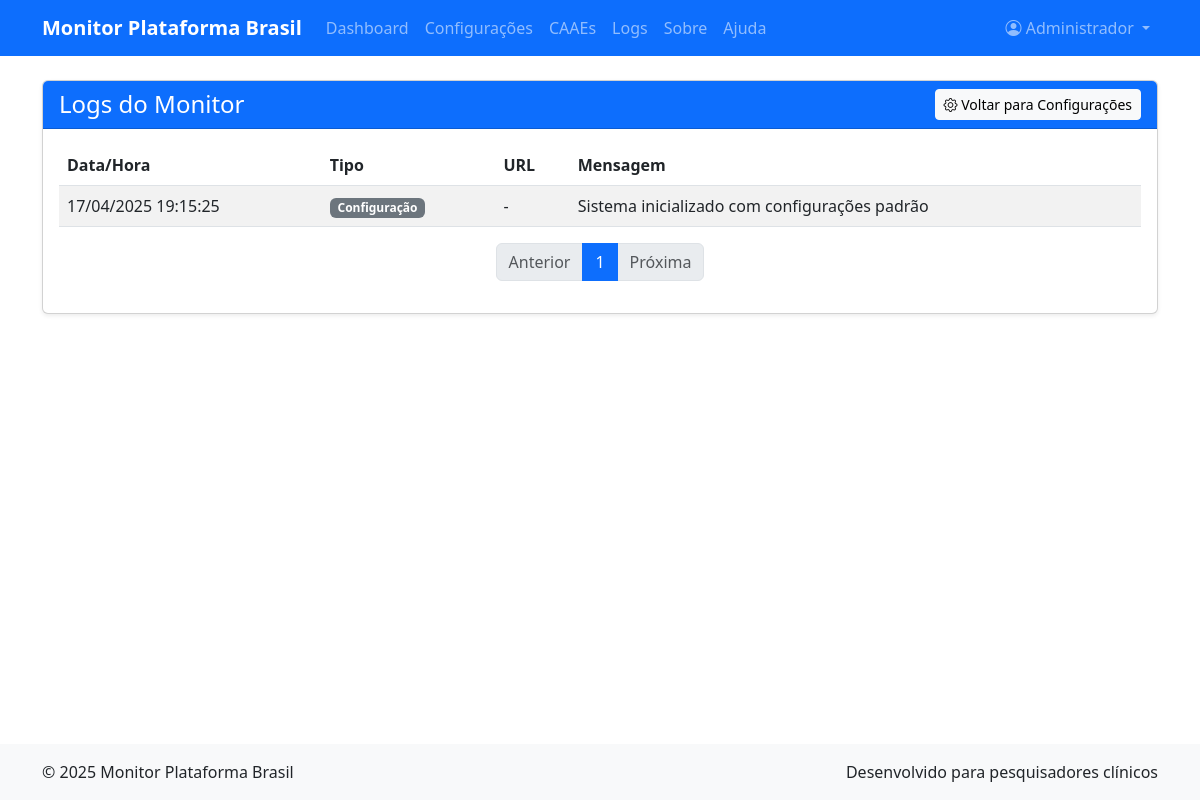
Page /monitor/logs (signed in) on the committed database.
### app/models.py (models this page shows, shortened)
class User(UserMixin, db.Model):
    id = db.Column(db.Integer, primary_key=True)
    name = db.Column(db.String(100), nullable=False)
    email = db.Column(db.String(100), unique=True, nullable=False)
    password_hash = db.Column(db.String(200), nullable=False)
    created_at = db.Column(db.DateTime, default=datetime.utcnow)

class MonitorLog(db.Model):
    id = db.Column(db.Integer, primary_key=True)
    url_id = db.Column(db.Integer, db.ForeignKey('monitor_url.id'), nullable=True)
    url = db.relationship('MonitorURL', backref='logs')
    tipo = db.Column(db.String(20), nullable=False)  # 'verificacao', 'atualizacao', 'erro'
    mensagem = db.Column(db.Text, nullable=True)
    timestamp = db.Column(db.DateTime, default=datetime.utcnow)

### app/monitor.py (the view)
@bp.route('/logs')
@login_required
def view_logs():
    page = request.args.get('page', 1, type=int)
    logs = MonitorLog.query.order_by(MonitorLog.timestamp.desc()).paginate(
        page=page, per_page=50, error_out=False)
    return render_template('monitor/logs.html', logs=logs, title='Logs do Monitor')

### templates/monitor/logs.html
{% extends "base.html" %}
{% block content %}
<div class="row">
    <div class="col-md-12">
        <div class="card mb-4">
            <div class="card-header bg-primary text-white d-flex justify-content-between align-items-center">
                <h4 class="mb-0">Logs do Monitor</h4>
                <a href="{{ url_for('monitor.index') }}" class="btn btn-light btn-sm">
                    <i class="bi bi-gear"></i> Voltar para Configurações
                </a>
            </div>
            <div class="card-body">
                {% if logs.items %}
                <div class="table-responsive">
                    <table class="table table-striped">
                        <thead>
                            <tr>
                                <th>Data/Hora</th>
                                <th>Tipo</th>
                                <th>URL</th>
                                <th>Mensagem</th>
                            </tr>
                        </thead>
                        <tbody>
                            {% for log in logs.items %}
                            <tr>
                                <td>{{ log.timestamp|formatdatetime }}</td>
                                <td>
                                    {% if log.tipo == 'verificacao' %}
                                    <span class="badge bg-info">Verificação</span>
                                    {% elif log.tipo == 'atualizacao' %}
                                    <span class="badge bg-success">Atualização</span>
                                    {% elif log.tipo == 'erro' %}
                                    <span class="badge bg-danger">Erro</span>
                                    {% elif log.tipo == 'email' %}
                                    <span class="badge bg-primary">Email</span>
                                    {% elif log.tipo == 'configuracao' %}
                                    <span class="badge bg-secondary">Configuração</span>
                                    {% else %}
                                    <span class="badge bg-secondary">{{ log.tipo }}</span>
                                    {% endif %}
                                </td>
                                <td>{{ log.url.nome if log.url else '-' }}</td>
                                <td>{{ log.mensagem }}</td>
                            </tr>
                            {% endfor %}
                        </tbody>
                    </table>
                </div>
                <nav aria-label="Navegação de páginas">
                    <ul class="pagination justify-content-center">
                        {% if logs.has_prev %}
                        <li class="page-item">
                            <a class="page-link" href="{{ url_for('monitor.view_logs', page=logs.prev_num) }}">Anterior</a>
                        </li>
                        {% else %}
                        <li class="page-item disabled">
                            <span class="page-link">Anterior</span>
                        </li>
                        {% endif %}
                        {% for page_num in logs.iter_pages(left_edge=1, right_edge=1, left_current=2, right_current=2) %}
                            {% if page_num %}
                                {% if page_num == logs.page %}
                                <li class="page-item active">
                                    <span class="page-link">{{ page_num }}</span>
                                </li>
                                {% else %}
                                <li class="page-item">
                                    <a class="page-link" href="{{ url_for('monitor.view_logs', page=page_num) }}">{{ page_num }}</a>
                                </li>
                                {% endif %}
                            {% else %}
                                <li class="page-item disabled">
                                    <span class="page-link">...</span>
                                </li>
                            {% endif %}
                        {% endfor %}
                        {% if logs.has_next %}
                        <li class="page-item">
                            <a class="page-link" href="{{ url_for('monitor.view_logs', page=logs.next_num) }}">Próxima</a>
                        </li>
                        {% else %}
                        <li class="page-item disabled">
                            <span class="page-link">Próxima</span>
                        </li>
                        {% endif %}
                    </ul>
                </nav>
                {% else %}
                <p class="text-center">Nenhum registro de log encontrado.</p>
                {% endif %}
            </div>
        </div>
    </div>
</div>
{% endblock %}

### app/templates/base.html (shortened to what this page needs)
<!DOCTYPE html>
<html lang="pt-br">
<head>
    <link href="https://cdn.jsdelivr.net/npm/bootstrap@5.3.0-alpha1/dist/css/bootstrap.min.css" rel="stylesheet">
    <link rel="stylesheet" href="https://cdn.jsdelivr.net/npm/bootstrap-icons@1.10.3/font/bootstrap-icons.css">
</head>
<body>
    <nav class="navbar navbar-expand-lg navbar-dark bg-primary fixed-top">
        <div class="container">
            <a class="navbar-brand" href="{{ url_for('main.index') }}">Monitor Plataforma Brasil</a>
            <div class="collapse navbar-collapse" id="navbarNav">
                <ul class="navbar-nav me-auto">
                    {% if current_user.is_authenticated %}
                    <li class="nav-item">
                        <a class="nav-link" href="{{ url_for('main.index') }}">Dashboard</a>
                    </li>
                    <li class="nav-item">
                        <a class="nav-link" href="{{ url_for('monitor.index') }}">Configurações</a>
                    </li>
                    <li class="nav-item">
                        <a class="nav-link" href="{{ url_for('monitor.caae_index') }}">CAAEs</a>
                    </li>
                    <li class="nav-item">
                        <a class="nav-link" href="{{ url_for('monitor.view_logs') }}">Logs</a>
                    </li>
                    {% endif %}
                    <li class="nav-item">
                        <a class="nav-link" href="{{ url_for('main.about') }}">Sobre</a>
                    </li>
                    <li class="nav-item">
                        <a class="nav-link" href="{{ url_for('main.help') }}">Ajuda</a>
                    </li>
                </ul>
                <ul class="navbar-nav">
                    {% if current_user.is_authenticated %}
                    <li class="nav-item dropdown">
                        <a class="nav-link dropdown-toggle" href="#" id="navbarDropdown" role="button" data-bs-toggle="dropdown" aria-expanded="false">
                            <i class="bi bi-person-circle"></i> {{ current_user.name }}
                        </a>
                    </li>
                    {% endif %}
                </ul>
            </div>
        </div>
    </nav>
    <div class="container content py-4">
        {% block content %}{% endblock %}
    </div>
    <footer class="footer">
        <div class="container">
            <div class="row">
                <div class="col-md-6">
                    <p class="mb-0">&copy; {{ now.year }} Monitor Plataforma Brasil</p>
                </div>
                <div class="col-md-6 text-md-end">
                    <p class="mb-0">Desenvolvido para pesquisadores clínicos</p>
                </div>
            </div>
        </div>
    </footer>
</body>
</html>

### app/templates/base.html (style rules this page uses)
body { padding-top: 56px; min-height: 100vh; display: flex; flex-direction: column; }
.content { flex: 1; }
.footer { margin-top: auto; padding: 1rem 0; background-color: #f8f9fa; }
.navbar-brand { font-weight: bold; }
.card { margin-bottom: 1.5rem; box-shadow: 0 0.125rem 0.25rem rgba(0, 0, 0, 0.075); }
.card-header { font-weight: bold; }

### rows in the picture
User: name "Administrador"
MonitorLog: timestamp "17/04/2025 19:15:25", tipo "Configuração", url "-", mensagem "Sistema inicializado com configurações padrão"

### other values in the picture
{{ page_num }} "1"
